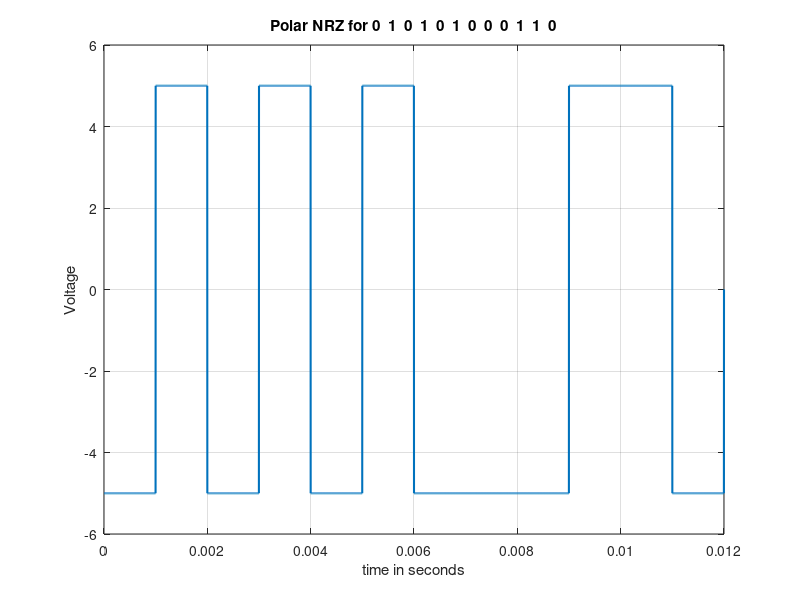

Source code (MATLAB):
clc 
close all
ID=20-42622-1
A=2
B=0
C=4
D=2
E=6
F=2
G=2
H=1
E=0110
F=0010 
G=0010
bit_stream = [0 1 0 1 0 1 0 0 0 1 1 0];
no_bits = length(bit_stream);
bit_rate = 1000; 
pulse_per_bit = 1; 
pulse_duration = 1/((pulse_per_bit)*(bit_rate));
no_pulses = no_bits*pulse_per_bit;
samples_per_pulse = 500;
fs = (samples_per_pulse)/(pulse_duration); 
t = 0:1/fs:(no_pulses)*(pulse_duration); 
no_samples = length(t); 
dig_sig = zeros(1,no_samples);
max_voltage = 5;
min_voltage = -5;
for i = 1:no_bits
 if bit_stream(i) == 1
     dig_sig(((i-1)*(samples_per_pulse)+1):i*(samples_per_pulse)) = max_voltage*ones(1,samples_per_pulse);
 else
     dig_sig(((i-1)*(samples_per_pulse)+1):i*(samples_per_pulse)) = min_voltage*ones(1,samples_per_pulse);
 end
end
plot(t,dig_sig,'linewidth',1.5)
grid on
xlabel('time in seconds')
ylabel('Voltage')
ylim([(min_voltage - (max_voltage)*0.2) 
(max_voltage+max_voltage*0.2)])
title(['Polar NRZ for ',num2str(bit_stream),''])